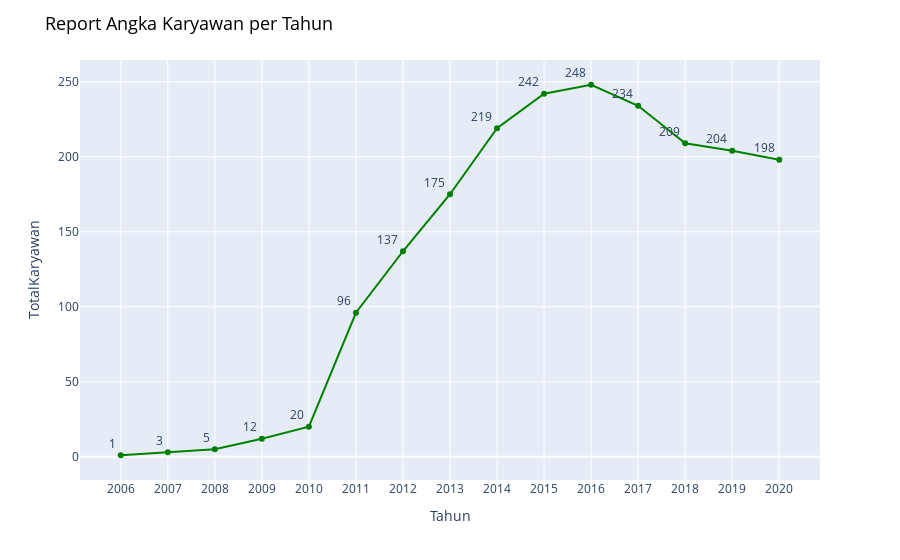

The notebook cell saved with this chart:
### Code cell
totalkaryawan = px.line(Reportbyyear, x = 'Tahun', y = 'TotalKaryawan', text = 'TotalKaryawan', color_discrete_sequence = ['green'], markers = True)
totalkaryawan.update_traces(textposition="top left")
totalkaryawan.update_layout(
    xaxis=dict(
        tickmode='linear'
    )
)
totalkaryawan.update_layout(title="Report Angka Karyawan per Tahun",title_font=dict(size=18, color="black"))

### Figure 1 — Plotly figure (JSON) as saved in the notebook; plotly's stock layout.template omitted (floating-point values rounded to 4 significant figures)
{"data": [{"hovertemplate": "Tahun=%{x}<br>TotalKaryawan=%{text}<extra></extra>", "legendgroup": "", "line": {"color": "green", "dash": "solid"}, "marker": {"symbol": "circle"}, "mode": "lines+markers+text", "name": "", "orientation": "v", "showlegend": false, "text": [1, 3, 5, 12, 20, 96, 137, 175, 219, 242, 248, 234, 209, 204, 198], "textposition": "top left", "type": "scatter", "x": [2006, 2007, 2008, 2009, 2010, 2011, 2012, 2013, 2014, 2015, 2016, 2017, 2018, 2019, 2020], "xaxis": "x", "y": [1, 3, 5, 12, 20, 96, 137, 175, 219, 242, 248, 234, 209, 204, 198], "yaxis": "y"}], "layout": {"legend": {"tracegroupgap": 0}, "margin": {"t": 60}, "title": {"font": {"color": "black", "size": 18}, "text": "Report Angka Karyawan per Tahun"}, "xaxis": {"anchor": "y", "domain": [0, 1], "tickmode": "linear", "title": {"text": "Tahun"}}, "yaxis": {"anchor": "x", "domain": [0, 1], "title": {"text": "TotalKaryawan"}}}}
